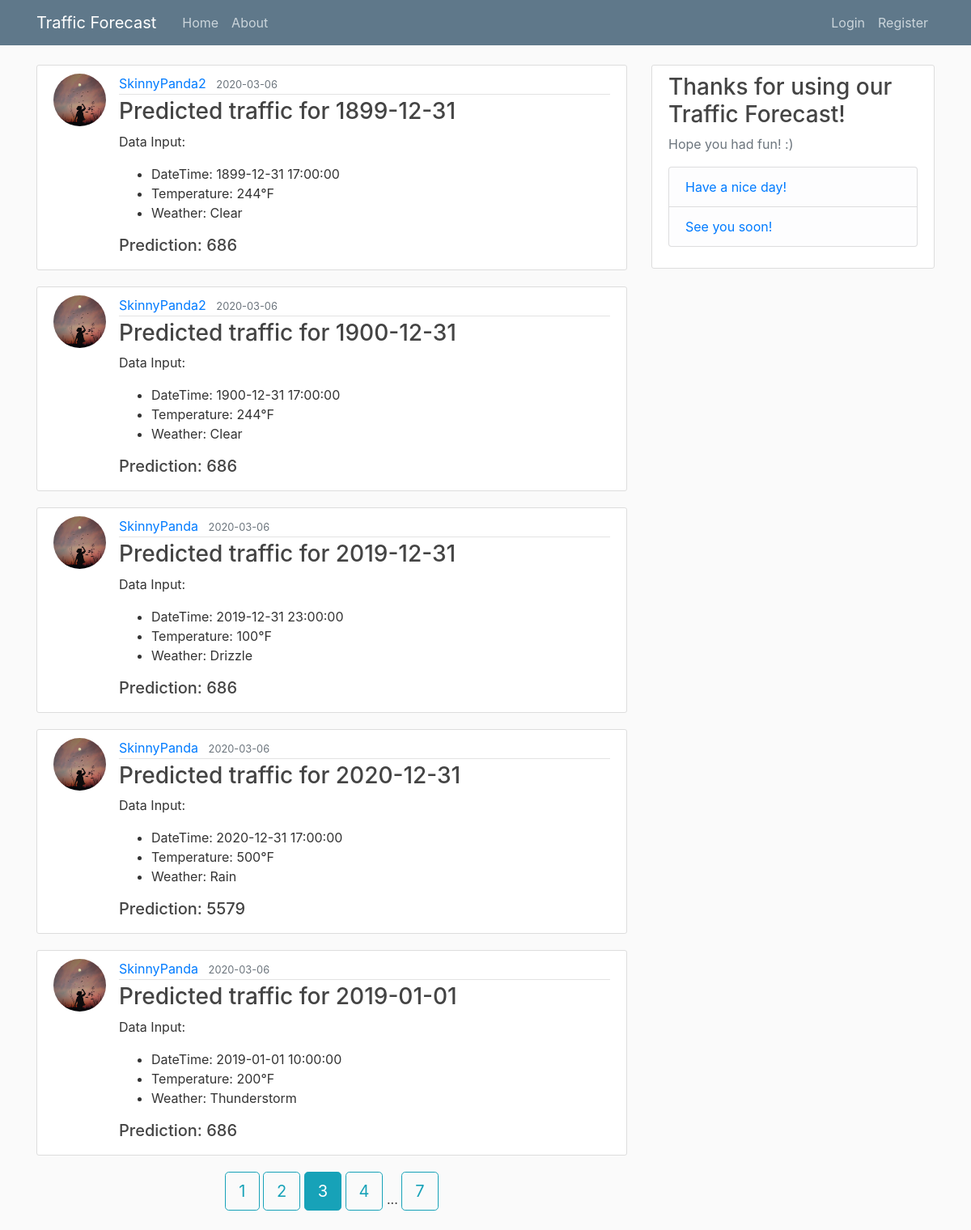
Screenshot of /home?page=3 with the database file from the repository.
### flaskblog/models.py (models this page shows, shortened)
class Post(db.Model):
	id = db.Column(db.Integer, primary_key=True)
	traffic_datetime = db.Column(db.DateTime, nullable=False)
	traffic_temp = db.Column(db.Integer, nullable=False)
	traffic_weather = db.Column(db.Text, nullable=False)
	traffic_pred = db.Column(db.Integer, nullable=False)
	date_posted = db.Column(db.DateTime, nullable=False, default=datetime.utcnow)
	user_id = db.Column(db.Integer, db.ForeignKey('user.id'), nullable=False)

class User(db.Model, UserMixin):
	id = db.Column(db.Integer, primary_key=True)
	username = db.Column(db.String(20), unique=True, nullable=False)
	email = db.Column(db.String(120), unique=True, nullable=False)
	image_file = db.Column(db.String(20), nullable=False, default='default.jpg')
	password = db.Column(db.String(60), nullable=False)
	posts = db.relationship('Post', backref='author', lazy=True)

### flaskblog/main/routes.py (the view)
@main.route("/")
@main.route("/home")
def home():
	page = request.args.get('page', 1, type=int)
	posts = Post.query.order_by(Post.date_posted.desc()).paginate(page=page, per_page=5)
	return render_template('home.html', posts=posts)

### flaskblog/templates/home.html
{% extends "layout.html" %}
{% block content %}
	{% for post in posts.items %}
		<article class="media content-section">
		  <img class="rounded-circle article-img" src="{{ url_for('static', filename='profile_pics/' + post.author.image_file) }}">
		  <div class="media-body">
		    <div class="article-metadata">
		      <a class="mr-2" href="{{ url_for('users.user_predictions', username=post.author.username) }}">{{ post.author.username }}</a>
		      <small class="text-muted">{{ post.date_posted.strftime('%Y-%m-%d') }}</small>
		    </div>
		    <h3><a class="article-title" href="{{ url_for('posts.prediction', post_id=post.id) }}">Predicted traffic for {{ post.traffic_datetime.strftime('%Y-%m-%d') }}</a></h3>
		    <p class="article-content">Data Input:</p>
			    <ul>
			    	<li>DateTime: {{ post.traffic_datetime }}</li>
			    	<li>Temperature: {{ post.traffic_temp }}&#176;F</li>
			    	<li>Weather: {{ post.traffic_weather}}</li>
			    </ul>
			<h5>Prediction: {{ post.traffic_pred }}</h5>
		  </div>
		</article>
	{% endfor %}
	<div class="btn-center">
	{% for page_num in posts.iter_pages(left_edge=1, right_edge=1, left_current=1, right_current=2) %}
		{% if page_num %}
			{% if posts.page == page_num %}
				<a class="btn btn-info btn-lg mb-4" href="{{ url_for('main.home', page=page_num) }}">{{ page_num }}</a>
			{% else %}
				<a class="btn btn-outline-info btn-lg mb-4" href="{{ url_for('main.home', page=page_num) }}">{{ page_num }}</a>
			{% endif %}
		{% else %}
			...
		{% endif %}
	{% endfor %}
	</div>
{% endblock content %}

### flaskblog/static/main.css (style rules this page uses)
body { background: #fafafa; color: #333333; margin-top: 5rem; }
h1, h2, h3, h4, h5, h6 { color: #444444; }
.content-section { background: #ffffff; padding: 10px 20px; border: 1px solid #dddddd; border-radius: 3px; margin-bottom: 20px; }
.article-title { color: #444444; }
.article-content { white-space: pre-line; }
.article-img { height: 65px; width: 65px; margin-right: 16px; }
.article-metadata { padding-bottom: 1px; margin-bottom: 4px; border-bottom: 1px solid #e3e3e3 }
.btn-center { text-align: center !important; }

### rows the page displays
Post: image_file (placeholder picture), author.username "SkinnyPanda2", date_posted "2020-03-06", traffic_datetime "1899-12-31", traffic_datetime "1899-12-31 17:00:00", traffic_temp "244", traffic_weather "Clear", traffic_pred "686"
Post: image_file (placeholder picture), author.username "SkinnyPanda2", date_posted "2020-03-06", traffic_datetime "1900-12-31", traffic_datetime "1900-12-31 17:00:00", traffic_temp "244", traffic_weather "Clear", traffic_pred "686"
Post: image_file (placeholder picture), author.username "SkinnyPanda", date_posted "2020-03-06", traffic_datetime "2019-12-31", traffic_datetime "2019-12-31 23:00:00", traffic_temp "100", traffic_weather "Drizzle", traffic_pred "686"
Post: image_file (placeholder picture), author.username "SkinnyPanda", date_posted "2020-03-06", traffic_datetime "2020-12-31", traffic_datetime "2020-12-31 17:00:00", traffic_temp "500", traffic_weather "Rain", traffic_pred "5579"
Post: image_file (placeholder picture), author.username "SkinnyPanda", date_posted "2020-03-06", traffic_datetime "2019-01-01", traffic_datetime "2019-01-01 10:00:00", traffic_temp "200", traffic_weather "Thunderstorm", traffic_pred "686"

### other values shown
{{ page_num }} "1" "2" "4" "7"
{{ page_num }} "3"
